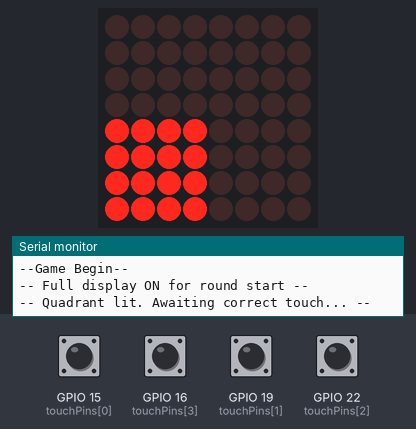
The sketch below on a simulated ESP32. Shown: 8×8 LED matrix, the last lines printed to the serial monitor. The test bench sets the inputs (shaded band); at power-on: GPIO 15 (touchPins[0]), GPIO 16 (touchPins[3]), GPIO 19 (touchPins[1]), GPIO 22 (touchPins[2]) HIGH. Random numbers use the default seed unless the sketch sets one.

Above: at 1.8 s.
1.9 s: GPIO 16 (touchPins[3]) pulled LOW for 0.15 s
At 4.4 s:
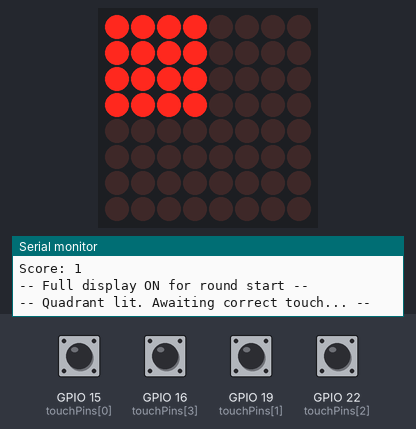
5.0 s: GPIO 19 (touchPins[1]) pulled LOW for 0.15 s
8.1 s: GPIO 19 (touchPins[1]) pulled LOW for 1 s
At 10.2 s:
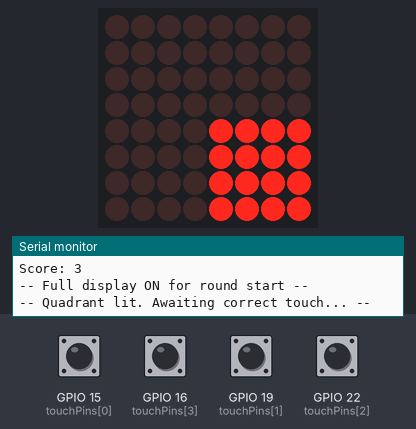
11.1 s: GPIO 22 (touchPins[2]) pulled LOW for 0.15 s
14.2 s: GPIO 22 (touchPins[2]) pulled LOW for 1 s
At 16.1 s:
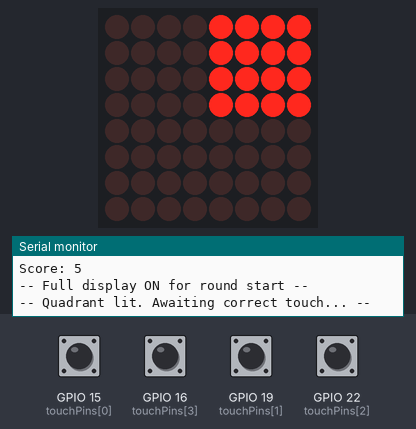
Timing chart, 0 to 17.6 s (numbered marks = the images above; inputs shaded):
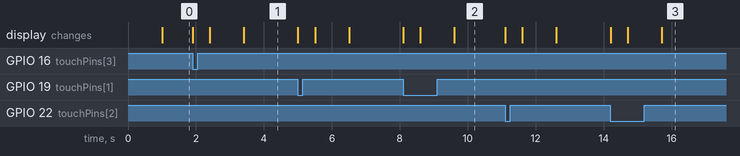

The sketch:

esp32_copy_20250415202955.ino
```cpp
#include <Arduino.h>
#include <MD_MAX72xx.h>
#include <SPI.h>

#define HARDWARE_TYPE MD_MAX72XX::FC16_HW
#define MAX_DEVICES 1 // number of LED matrices
// Defining pins for LED matrix
#define CS_PIN 21
#define DIN_PIN 18
#define CLK_PIN 5

// Create the display object
MD_MAX72XX matrix = MD_MAX72XX(HARDWARE_TYPE, DIN_PIN, CLK_PIN, CS_PIN, MAX_DEVICES);

// Define the pins that the touch sensors are connected to
const int touchPins[4] = {15, 19, 22, 16};
int score = 0;

// Function to light a specific quadrant (4x4 area) on the 8x8 matrix.
void lightQuads (int quadrant, bool quadState)
{
  int rowStart;
  int rowEnd;
  int colStart;
  int colEnd;

  if (quadrant == 0) // Top-Left
  {
    rowStart = 0;
    rowEnd = 3;
    colStart = 0;
    colEnd = 3;
  }
  else if (quadrant == 1) // Top-Right
  {
    rowStart = 0;
    rowEnd = 3;
    colStart = 4;
    colEnd = 7;
  }
  else if (quadrant == 2)  // Bottom-Left
  {
    rowStart = 4;
    rowEnd = 7;
    colStart = 0;
    colEnd = 3;
  }
  else if (quadrant == 3) // Bottom-Right
  {
    rowStart = 4;
    rowEnd = 7;
    colStart = 4;
    colEnd = 7;
  }
  else
  {
    return; // Invalid quadrant
  }

  for (int r = rowStart; r <= rowEnd; r++)
  {
    for (int c = colStart; c <= colEnd; c++)
    {
      matrix.setPoint(r, c, quadState);
    }
  }
}

// Function to light every LED on the board.
void fullDisplay (bool state)
{
  for (int r = 0; r < 8; r++)
  {
    for (int c = 0; c < 8; c++)
    {
      matrix.setPoint(r, c, state);
    }
  }
}

// Function to flash the full display red three times.
void roundFailEnd()
{
  for (int i = 0; i < 3; i++)
  {
    fullDisplay(true);
    delay(250);
    fullDisplay(false);
    delay(250);
  }
}

void setup()
{
  Serial.begin(115200);
  Serial.println("\n--Game Begin--");

  // Initialize the LED matrix and set light intensity.
  matrix.begin();
  matrix.control(MD_MAX72XX::INTENSITY, 15);
  matrix.clear();

  // Setup touch sensor pins using INPUT_PULLUP, sensors read HIGH when untouched.
  for (int i = 0; i < 4; i++)
  {
    pinMode(touchPins[i], INPUT_PULLUP);
  }
}

void loop()
{
  // Flash full display for 1 second at round start.
  fullDisplay(true);
  Serial.println("-- Full display ON for round start --");
  delay(1000);
  matrix.clear();

  // Choose a random quadrant and light it.
  int quadrant = random(0, 4);
  lightQuads(quadrant, true);
  Serial.println("-- Quadrant lit. Awaiting correct touch... --");

  // Wait for user input with timeout (2 seconds).
  // First, wait until the correct sensor is released (HIGH).
  while (digitalRead(touchPins[quadrant]) == LOW)
  {
    delay(10);
  }

  bool correctTouch = false;
  long startMillis = millis();
  while (millis() - startMillis < 2000)
  {
    // Check if the correct sensor is pressed (should read LOW when touched).
      if (digitalRead(touchPins[quadrant]) == LOW)
      {
        correctTouch = true;
        break;
      }
    delay(10);
  }

  // Handle the outcome.
  if (correctTouch == true)
  {
    Serial.println("!! CORRECT sensor touched !!");
    lightQuads(quadrant, false); // Turn off the quadrant
    score++;
    Serial.print("Score: ");
    Serial.println(score);
  }

  else
  {
    Serial.println("!! TIME OUT / WRONG SENSOR !!");
    roundFailEnd();  // Flash full display red three times
    delay(3000);     // Wait 3 seconds before a new round
  }

  delay(500); // Short pause before next round
}
```
